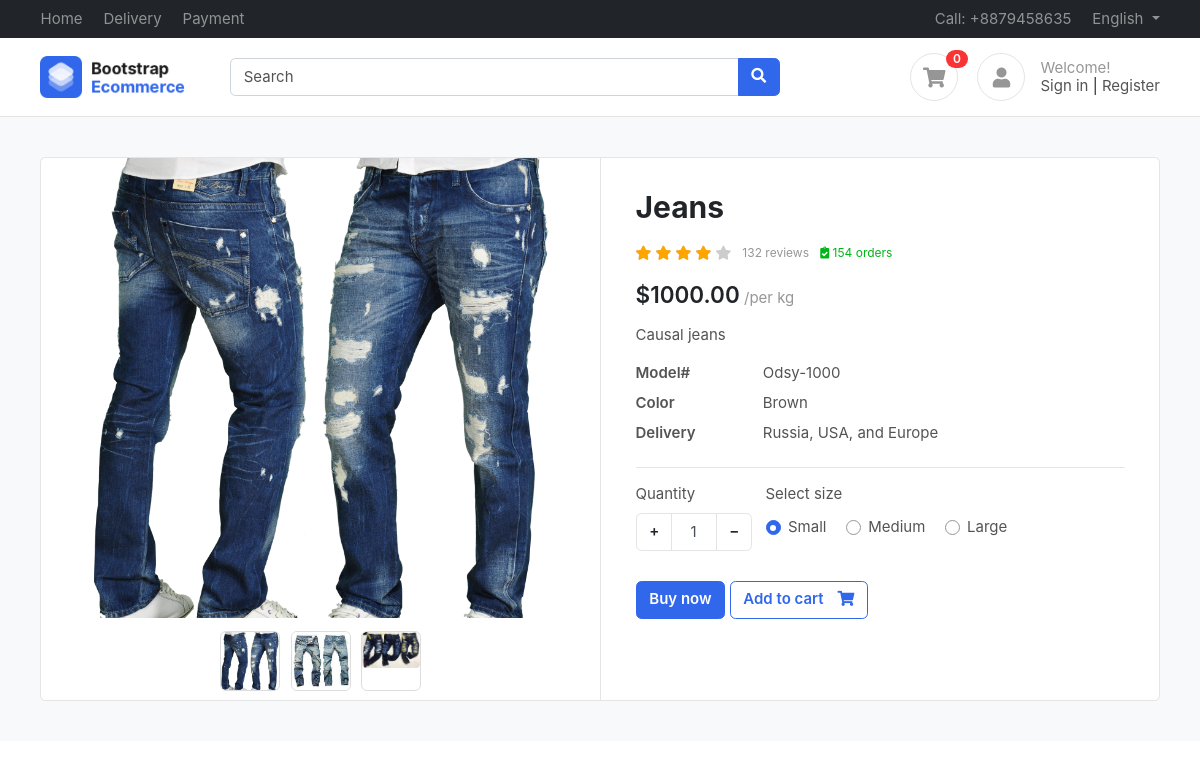
The app's page /product/jeans/ with its own data.
### products/models.py (models this page shows, shortened)
class Product(BaseModel):
    product_name= models.CharField(max_length=100)
    slug = models.SlugField(unique=True,null= True, blank=True)
    category = models.ForeignKey(Category,on_delete=models.CASCADE, related_name="products")
    price = models.IntegerField()
    product_description = models.TextField()

class ProductImage(BaseModel):
    product = models.ForeignKey(Product, on_delete=models.CASCADE,related_name="product_images")
    image = models.ImageField(upload_to="product")

### products/views.py (the view)
# urls.py: path("<slug>/",get_product,name="get_product")
def get_product(request, slug):
    try:
        product = Product.objects.get(slug = slug)
        context = {"product":product}
        return render(request, "product/product.html", context= context )
    except Exception as e:
        print ("----------------------------------")
        print ("Get Product exception: ", e)
        print ("----------------------------------")

### templates/product/product.html (shortened to what this page needs)
{% extends "base/base.html"%}
{% block start %}
<section class="section-content padding-y bg">
			<div class="container">
			<div class="card">
				<div class="row no-gutters">
					<aside class="col-md-6">
			<article class="gallery-wrap">
			<div class="img-big-wrap">
			  <div> <a href="#"><img src="/media/{{product.product_images.first.image}}"> </a></div>
			</div>
			<div class="thumbs-wrap">
              {% for image in product.product_images.all %}
              <a href="#" class="item-thumb"> <img src="/media/{{image.image}}"></a>
              {% endfor %}
			</div>
			</article>
					</aside>
					<main class="col-md-6 border-left">
			<article class="content-body">
			<h2 class="title">{{product.product_name}}</h2>
			<div class="rating-wrap my-3">
				<ul class="rating-stars">
					<li style="width:80%" class="stars-active">
						<i class="fa fa-star"></i> <i class="fa fa-star"></i>
						<i class="fa fa-star"></i> <i class="fa fa-star"></i>
					</li>
					<li>
						<i class="fa fa-star"></i> <i class="fa fa-star"></i>
						<i class="fa fa-star"></i> <i class="fa fa-star"></i>
						<i class="fa fa-star"></i>
					</li>
				</ul>
				<small class="label-rating text-muted">132 reviews</small>
				<small class="label-rating text-success"> <i class="fa fa-clipboard-check"></i> 154 orders </small>
			</div>
			<div class="mb-3">
				<var class="price h4">${{product.price}}.00</var>
				<span class="text-muted">/per kg</span>
			</div>
			<p>{{product.product_description}}</p>
			<dl class="row">
			  <dt class="col-sm-3">Model#</dt>
			  <dd class="col-sm-9">Odsy-1000</dd>
			  <dt class="col-sm-3">Color</dt>
			  <dd class="col-sm-9">Brown</dd>
			  <dt class="col-sm-3">Delivery</dt>
			  <dd class="col-sm-9">Russia, USA, and Europe </dd>
			</dl>
			<hr>
				<div class="form-row">
					<div class="form-group col-md flex-grow-0">
						<label>Quantity</label>
						<div class="input-group mb-3 input-spinner">
						  <div class="input-group-prepend">
							<button class="btn btn-light" type="button" id="button-plus"> + </button>
						  </div>
						  <input type="text" class="form-control" value="1">
						  <div class="input-group-append">
							<button class="btn btn-light" type="button" id="button-minus"> − </button>
						  </div>
						</div>
					</div>
					<div class="form-group col-md">
							<label>Select size</label>
							<div class="mt-1">
								<label class="custom-control custom-radio custom-control-inline">
								  <div class="custom-control-label">Small</div>
								</label>
								<label class="custom-control custom-radio custom-control-inline">
								  <div class="custom-control-label">Medium</div>
								</label>
								<label class="custom-control custom-radio custom-control-inline">
								  <div class="custom-control-label">Large</div>
								</label>
							</div>
					</div>
				</div>
				<a href="#" class="btn  btn-primary"> Buy now </a>
				<a href="#" class="btn  btn-outline-primary"> <span class="text">Add to cart</span> <i class="fas fa-shopping-cart"></i>  </a>
			</article>
					</main>
				</div>
			</div>
			</div>
			</section>
{% endblock %}

### public/static/css/ui.css (style rules this page uses)
html { font-family: 'Inter', sans-serif; font-size: 15px; }
.content-body { flex: 1 1 auto; padding: 2rem 2.3rem; }
.padding-y { padding-top: 40px; padding-bottom: 40px; }
var { font-style: normal; }
article:after, .form-group:after { display: block; clear: both; content: ""; }
.bg { background-color: #f8f9fa; }
.card .title { color: #212529; }
.btn-light { background-color: #fff; border-color: #e4e4e4; }
.btn .text + i { margin-left: 10px; }
dl[class="row"] { margin-bottom: 0; }
.price { font-weight: 600; color: #212529; }
.label-rating { margin-left: 7px; display: inline-block; vertical-align: middle; }
.rating-stars { display: inline-block; vertical-align: middle; list-style: none; margin: 0; padding: 0; position: relative; white-space: nowrap; clear: both; }
.rating-stars i { font-size: 14px; color: #ccc; display: inline; }
.rating-stars li { display: block; text-overflow: clip; white-space: nowrap; z-index: 1; }
.rating-stars li.stars-active { z-index: 2; position: absolute; top: 0; left: 0; overflow: hidden; }
.rating-stars li.stars-active i { color: orange; }
.input-spinner { width: 120px; flex-wrap: nowrap; display: inline-flex; }
.input-spinner input.form-control { text-align: center; max-width: 46px; flex-basis: 46px; border-color: #e4e4e4; flex-grow: 0; }
.input-spinner .btn { width: 36px; text-align: center; }
.gallery-wrap .img-big-wrap { margin-bottom: 10px; border-radius: 0.37rem; overflow: hidden; background-color: #fff; }
.gallery-wrap .img-big-wrap a { text-align: center; display: block; }
.gallery-wrap .img-big-wrap img { height: 460px; width: auto; display: inline-block; cursor: zoom-in; }
.gallery-wrap .thumbs-wrap { text-align: center; }
.gallery-wrap .thumbs-wrap .item-thumb { width: 60px; height: 60px; border: 1px solid #ddd; border-radius: 6px; margin: 3px; display: inline-block; overflow: hidden; }
.gallery-wrap .thumbs-wrap img { max-width: 100%; max-height: 100%; object-fit: cover; border-radius: 4px; cursor: zoom-in; }

### records on screen
Product: product_images.first.image (picture), product_name "Jeans", price "1000", product_description "Causal jeans"
ProductImage: image (picture)
ProductImage: image (picture)
ProductImage: image (picture)
